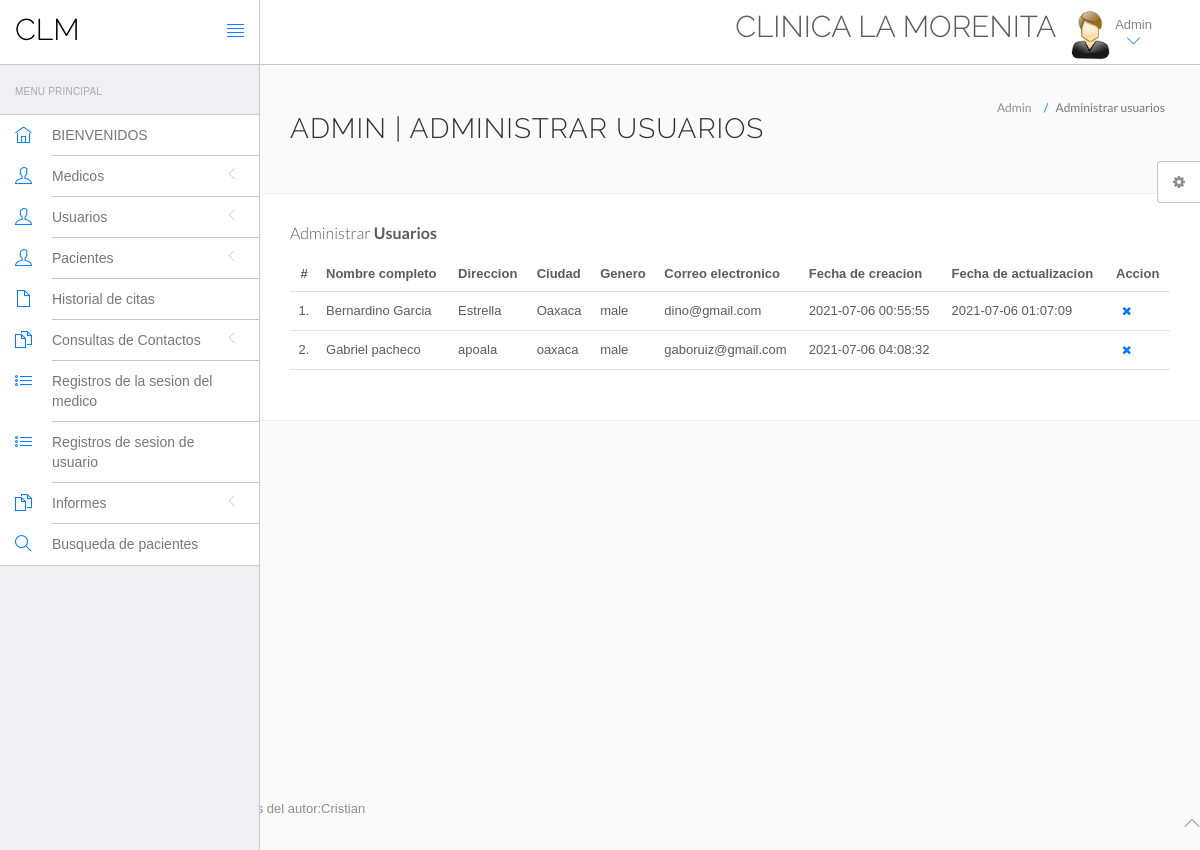
/clm/admin/Gestionar-usuarios.php (signed in), run on the app's committed database.
### tables this page shows
CREATE TABLE `users` (
  `id` int(11) NOT NULL,
  `fullName` varchar(255) DEFAULT NULL,
  `address` longtext DEFAULT NULL,
  `city` varchar(255) DEFAULT NULL,
  `gender` varchar(255) DEFAULT NULL,
  `email` varchar(255) DEFAULT NULL,
  `password` varchar(255) DEFAULT NULL,
  `regDate` timestamp NULL DEFAULT current_timestamp(),
  `updationDate` timestamp NULL DEFAULT NULL ON UPDATE current_timestamp()
);

### clm/admin/Gestionar-usuarios.php (the view, shortened to what this page needs)
<?php
include('include/config.php');
?>
<!DOCTYPE html>
<html lang="en">
	<head>
		<link rel="stylesheet" href="admin_lite/bootstrap/css/bootstrap.min.css">
		<link rel="stylesheet" href="admin_lite/fontawesome/css/font-awesome.min.css">
		<link rel="stylesheet" href="admin_lite/themify-icons/themify-icons.min.css">
		<link href="admin_lite/animate.css/animate.min.css" rel="stylesheet" media="screen">
		<link href="admin_lite/perfect-scrollbar/perfect-scrollbar.min.css" rel="stylesheet" media="screen">
		<link href="admin_lite/switchery/switchery.min.css" rel="stylesheet" media="screen">
		<link href="admin_lite/bootstrap-touchspin/jquery.bootstrap-touchspin.min.css" rel="stylesheet" media="screen">
		<link href="admin_lite/select2/select2.min.css" rel="stylesheet" media="screen">
		<link href="admin_lite/bootstrap-datepicker/bootstrap-datepicker3.standalone.min.css" rel="stylesheet" media="screen">
		<link href="admin_lite/bootstrap-timepicker/bootstrap-timepicker.min.css" rel="stylesheet" media="screen">
		<link rel="stylesheet" href="assets/css/styles.css">
		<link rel="stylesheet" href="assets/css/plugins.css">
		<link rel="stylesheet" href="assets/css/themes/theme-1.css" id="skin_color" />
	</head>
	<body>
		<div id="app">
<?php include('include/sidebar.php');?>
			<div class="app-content">
						<?php include('include/header.php');?>
				<div class="main-content" >
					<div class="wrap-content container" id="container">
						<section id="page-title">
							<div class="row">
								<div class="col-sm-8">
									<h1 class="mainTitle">Admin | Administrar usuarios</h1>
																	</div>
								<ol class="breadcrumb">
									<li>
										<span>Admin</span>
									</li>
									<li class="active">
										<span>Administrar usuarios</span>
									</li>
								</ol>
							</div>
						</section>
						<div class="container-fluid container-fullw bg-white">
									<div class="row">
								<div class="col-md-12">
									<h5 class="over-title margin-bottom-15">Administrar <span class="text-bold">Usuarios</span></h5>
									<table class="table table-hover" id="sample-table-1">
										<thead>
											<tr>
												<th class="center">#</th>
												<th>Nombre completo</th>
												<th class="hidden-xs">Direccion</th>
												<th>Ciudad</th>
												<th>Genero </th>
												<th>Correo electronico </th>
												<th>Fecha de creacion </th>
												<th>Fecha de actualizacion </th>
												<th>Accion</th>
											</tr>
										</thead>
										<tbody>
<?php
$sql=mysqli_query($con,"select * from users");
$cnt=1;
while($row=mysqli_fetch_array($sql))
{
?>
											<tr>
												<td class="center"><?php echo $cnt;?>.</td>
												<td class="hidden-xs"><?php echo $row['fullName'];?></td>
												<td><?php echo $row['address'];?></td>
												<td><?php echo $row['city'];?>
												</td>
												<td><?php echo $row['gender'];?></td>
												<td><?php echo $row['email'];?></td>
												<td><?php echo $row['regDate'];?></td>
												<td><?php echo $row['updationDate'];?>
												</td>
												<td >
												<div class="visible-md visible-lg hidden-sm hidden-xs">
	<a href="Gestionar-usuarios.php?id=<?php echo $row['id']?>&del=delete" onClick="return confirm('Are you sure you want to delete?')"class="btn btn-transparent btn-xs tooltips" tooltip-placement="top" tooltip="Remove"><i class="fa fa-times fa fa-white"></i></a>
												</div>
												</td>
											</tr>
											<?php
$cnt=$cnt+1;
											 }?>
										</tbody>
									</table>
								</div>
							</div>
								</div>
							</div>
						</div>
					</div>
				</div>
	<?php include('include/footer.php');?>
	<?php include('include/setting.php');?>
	</body>
</html>

### clm/admin/include/sidebar.php (shortened to what this page needs)
<div class="sidebar app-aside" id="sidebar">
				<div class="sidebar-container perfect-scrollbar">
<nav>
						<div class="navbar-title">
							<span>Menu Principal</span>
						</div>
						<ul class="main-navigation-menu">
							<li>
								<a href="dashboard.php">
									<div class="item-content">
										<div class="item-media">
											<i class="ti-home"></i>
										</div>
										<div class="item-inner">
											<span class="title"> BIENVENIDOS </span>
										</div>
									</div>
								</a>
							</li>
							<li>
								<a href="javascript:void(0)">
									<div class="item-content">
										<div class="item-media">
											<i class="ti-user"></i>
										</div>
										<div class="item-inner">
											<span class="title"> Medicos </span><i class="icon-arrow"></i>
										</div>
									</div>
								</a>
								</li>
				<li>
								<a href="javascript:void(0)">
									<div class="item-content">
										<div class="item-media">
											<i class="ti-user"></i>
										</div>
										<div class="item-inner">
											<span class="title"> Usuarios </span><i class="icon-arrow"></i>
										</div>
									</div>
								</a>
								</li>
								<li>
								<a href="javascript:void(0)">
									<div class="item-content">
										<div class="item-media">
											<i class="ti-user"></i>
										</div>
										<div class="item-inner">
											<span class="title"> Pacientes </span><i class="icon-arrow"></i>
										</div>
									</div>
								</a>
								</li>
<li>
								<a href="historial de citas.php">
									<div class="item-content">
										<div class="item-media">
											<i class="ti-file"></i>
										</div>
										<div class="item-inner">
											<span class="title"> Historial de citas </span>
										</div>
									</div>
								</a>
							</li>
				<li>
								<a href="javascript:void(0)">
									<div class="item-content">
										<div class="item-media">
											<i class="ti-files"></i>
										</div>
										<div class="item-inner">
											<span class="title">Consultas de Contactos </span><i class="icon-arrow"></i>
										</div>
									</div>
								</a>
								</li>
	<li>
								<a href="registros medicos.php">
									<div class="item-content">
										<div class="item-media">
											<i class="ti-list"></i>
										</div>
										<div class="item-inner">
											<span class="title"> Registros de la sesion del medico </span>
										</div>
									</div>
								</a>
							</li>
							<li>
								<a href="registros de usuario.php">
									<div class="item-content">
										<div class="item-media">
											<i class="ti-list"></i>
										</div>
										<div class="item-inner">
											<span class="title"> Registros de sesion de usuario </span>
										</div>
									</div>
								</a>
							</li>
				<li>
								<a href="javascript:void(0)">
									<div class="item-content">
										<div class="item-media">
											<i class="ti-files"></i>
										</div>
										<div class="item-inner">
											<span class="title"> Informes </span><i class="icon-arrow"></i>
										</div>
									</div>
								</a>
								<li>
								<a href="busqueda de pacientes.php">
									<div class="item-content">
										<div class="item-media">
											<i class="ti-search"></i>
										</div>
										<div class="item-inner">
											<span class="title"> Busqueda de pacientes </span>
										</div>
									</div>
								</a>
							</li>
								</li>
						</ul>
					</nav>
					</div>
			</div>

### clm/admin/include/header.php (shortened to what this page needs)
<header class="navbar navbar-default navbar-static-top">
					<div class="navbar-header">
						<a class="navbar-brand" href="#">
							<h2 style="padding-top:20%; color:#000 ">CLM</h2>
						</a>
						<a href="#" class="sidebar-toggler pull-right visible-md visible-lg" data-toggle-class="app-sidebar-closed" data-toggle-target="#app">
							<i class="ti-align-justify"></i>
						</a>
					</div>
					<div class="navbar-collapse collapse">
						<ul class="nav navbar-right">
								<li  style="padding-top:2% ">
								<h2>CLINICA LA MORENITA </h2>
							</li>
							<li class="dropdown current-user">
								<a href class="dropdown-toggle" data-toggle="dropdown">
									<img src="assets/images/images.jpg" > <span class="username">
											Admin
									<i class="ti-angle-down"></i></i></span>
								</a>
							</li>
						</ul>
					</div>
				</header>

### clm/admin/include/footer.php
<footer>
				<div class="footer-inner">
					<div class="pull-left">
						&copy; <span class="current-year"></span><span class="text-bold text-uppercase"> CLM</span>. <span>Reservados todos los derechos del autor:Cristian</span>
					</div>
					<div class="pull-right">
						<span class="go-top"><i class="ti-angle-up"></i></span>
					</div>
				</div>
			</footer>

### clm/admin/include/setting.php (shortened to what this page needs)
<div class="settings panel panel-default hidden-xs hidden-sm" id="settings">
				<button ct-toggle="toggle" data-toggle-class="active" data-toggle-target="#settings" class="btn btn-default">
					<i class="fa fa-spin fa-gear"></i>
				</button>
			</div>

### clm/admin/assets/css/plugins.css (style rules this page uses)
.perfect-scrollbar { overflow-y: hidden !important; }

### clm/admin/assets/css/themes/theme-1.css (style rules this page uses)
body { background: #FAFAFA; }
header .navbar-header { background: #ffffff !important; border-right-color: #c8c7cc !important; border-bottom-color: #c8c7cc !important; }
header .navbar-header .sidebar-toggler, header .navbar-header .sidebar-mobile-toggler { color: #007aff !important; }
header .navbar-header .navbar-brand { color: #777 !important; }
header .navbar-collapse { background: #ffffff !important; border-bottom-color: #c8c7cc !important; box-shadow: none !important; }
header .navbar-collapse .navbar-right > li > a { color: #777; }
header .navbar-collapse .navbar-right > li > a i { color: #007aff !important; }
#sidebar { background: #EFEFF4 !important; }
#sidebar:before { border-right-width: "1px" !important; border-right-style: solid; border-right-color: #c8c7cc !important; }
#sidebar nav { border-right-width: "1px" !important; border-right-style: solid; border-right-color: #c8c7cc !important; }
#sidebar nav .navbar-title { color: #aaaaaa; }
#sidebar nav > ul { background: #ffffff !important; border-bottom-color: #c8c7cc !important; border-top-color: #c8c7cc !important; }
#sidebar nav > ul > li > a .item-media > i { color: #007aff !important; }
#sidebar nav > ul > li > a .item-inner { color: #777 !important; border-bottom-color: #c8c7cc; }

### data on the page
users: fullName "Bernardino Garcia", address "Estrella", city "Oaxaca", gender "male", email "dino@gmail.com", regDate "2021-07-06 00:55:55", updationDate "2021-07-06 01:07:09"
users: fullName "Gabriel pacheco", address "apoala", city "oaxaca", gender "male", email "gaboruiz@gmail.com", regDate "2021-07-06 04:08:32"
